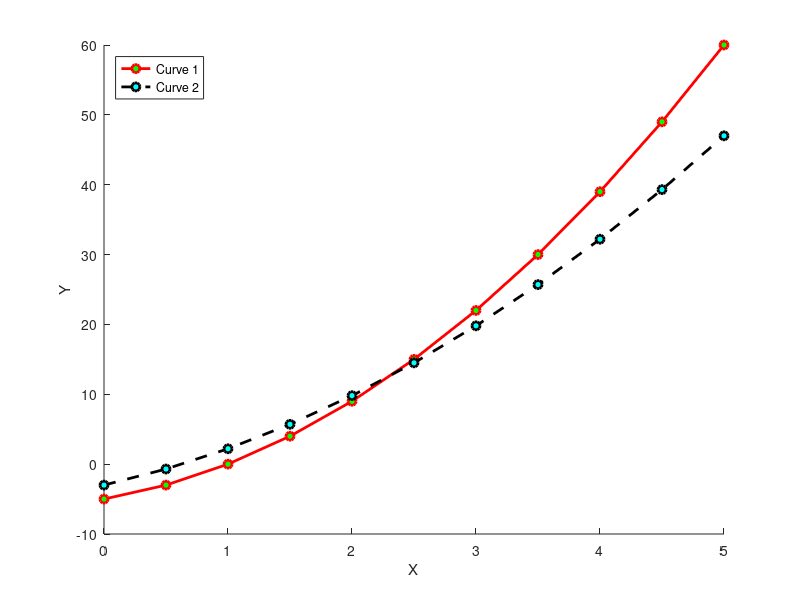

Write MATLAB code to recreate this figure.
a = [0:0.5:5];
b = 2*a.^2 + 3*a -5;
c = 1.2*a.^2+4*a-3;
hold on
plot(a,b,'-or','MarkerFaceColor','g','LineWidth',2)
plot(a,c,'--ok','MarkerFaceColor','c','LineWidth',2)
xlabel('X'); ylabel('Y'); legend('Curve 1','Curve 2','Location','NorthWest')
